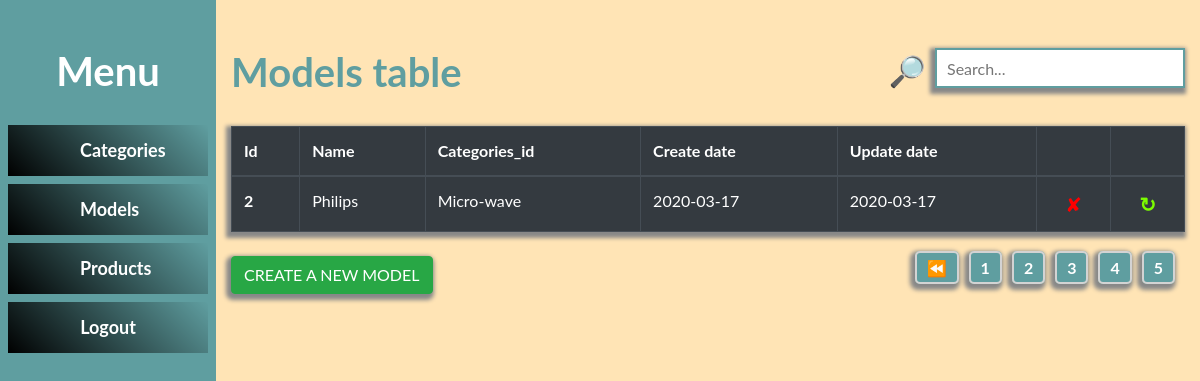
/models_table.php?page=5 (signed in), run on the app's committed database.
### tables this page shows
CREATE TABLE `models` (
  `id` int(11) NOT NULL,
  `categories_id` int(11) DEFAULT NULL,
  `name` varchar(100) NOT NULL,
  `create_date` date DEFAULT NULL,
  `update_date` date DEFAULT NULL
);

CREATE TABLE `categories` (
  `id` int(11) NOT NULL,
  `name` varchar(100) NOT NULL,
  `create_date` date DEFAULT NULL,
  `update_date` date DEFAULT NULL
);

### models_table.php (the view, shortened to what this page needs)
<?php
require_once 'connecting/connect.php';
if (isset($_SESSION['username']) && isset($_SESSION['password'])) {
    $result_per_page = 6;
    $data = $connection->prepare("SELECT models.*, categories.name AS cat_name FROM models
        LEFT JOIN categories ON models.categories_id = categories.id ORDER BY id DESC");
    $data->execute();
    $result = $data->fetchAll(PDO::FETCH_ASSOC);
    $number_of_results = count($result);
    $number_of_pages = ceil($number_of_results / $result_per_page);
    if (!isset($_GET['page'])) {
        $page = 1;
    } else {
        $page = $_GET['page'];
    }
    $this_page_first_result = ($page - 1) * $result_per_page;
    ?>
    <!doctype html>
    <html lang="en">
    <head>
        <link rel="stylesheet" href="https://stackpath.bootstrapcdn.com/bootstrap/4.4.1/css/bootstrap.min.css"
>
        <link rel="stylesheet" href="css/style.css">
    </head>
    <body>
    <div style="display: flex">
        <?php require_once 'leftMenu.php' ?>
        <div class="container mt-5">
            <div class="d-flex justify-content-between">
                <h1>Models table</h1>
                <div>
                    <span class="search_ic">🔎</span>
                    <input type="text" name="search" id="search_text" class="search_inp shadowButton" placeholder="Search...">
                </div>
            </div>
            <table class="mb-4 table table-bordered table-dark" id="table_data">
                <thead>
                <tr>
                    <th scope="col">Id</th>
                    <th scope="col">Name</th>
                    <th scope="col">Categories_id</th>
                    <th scope="col">Create date</th>
                    <th scope="col">Update date</th>
                    <th scope="col"></th>
                    <th scope="col"></th>
                </tr>
                </thead>
                <tbody>
                <?php
                $data = $connection->prepare("SELECT models.*, categories.name AS cat_name FROM models
                    LEFT JOIN categories ON models.categories_id = categories.id ORDER BY id DESC LIMIT $this_page_first_result,$result_per_page ");
                $data->execute();
                $result = $data->fetchAll(PDO::FETCH_ASSOC);
                ?>
                <?php foreach ($result as $x): ?>
                    <tr>
                        <th scope="row"><?= $x['id'] ?></th>
                        <td><?= $x['name'] ?></td>
                        <td><?= $x['cat_name'] ?></td>
                        <td><?= $x['create_date'] ?></td>
                        <td><?= $x['update_date'] ?></td>
                        <td class="delete" id="delete"><a class="deleteF" data-id="<?= $x["id"] ?>">✘</a></td>
                        <td class="update"><a href="updatefieldmodel.php?id=<?= $x['id'] ?>&name=<?= $x['name'] ?>&category_id=<?= $x['categories_id'] ?>">↻</a>
                        </td>
                    </tr>
                <?php endforeach; ?>
                </tbody>
            </table>
            <div class="mainPagi">
                <div>
                    <a style="color: #ffffff" class="shadowButton btn btn-success" href="model_welcome.php">CREATE A NEW
                        MODEL</a>
                </div>
                <div id="pagination_cont">
                    <?php
                    if ($page > 1) {
                        echo '<a class="pagi" href="models_table.php?page=' . ($page - 1) . '">⏪</a>';
                    }
                    for ($i = 1; $i <= $number_of_pages; $i++) {
                        if ($number_of_pages > 1) {
                            echo '<a class="pagi" href="models_table.php?page=' . $i . '">' . $i . '</a>';
                        } else {
                            echo null;
                        }
                    }
                    ?>
                </div>
            </div>
        </div>
    </div>
    </body>
    </html>
    <?php
}else if (isset($_COOKIE["username"]) && isset($_COOKIE['cookie_key'])) {
    $username = $_SESSION['username'];
    $select = $connection->query("SELECT * FROM `users` WHERE `login`= '$username'");
    $sql = $select->fetchAll(PDO::FETCH_ASSOC);
    if ($_COOKIE['username'] == $sql[0]['login'] && $_COOKIE['cookie_key'] == $sql[0]['cookie_key']){
        echo "Session Start";
    }else {
        header("Location:login.php");
    }
} else {
    header("Location:login.php");
}

### css/style.css (style rules this page uses)
body { margin: 0; font-family: "Lato", sans-serif; background-color: moccasin; }
h1 { color: cadetblue; font-weight: bold; margin-bottom: 30px; }
.delete { font-size: 20px; margin: 0; padding: 0; text-align: center; cursor: pointer; }
.update { font-size: 20px; margin: 0; padding: 0; text-align: center; cursor: pointer; font-weight: bold; }
.delete a { color: red; text-decoration: none; }
.update { color: lawngreen; text-decoration: none; }
.update a { color: lawngreen; text-decoration: none; }
table, .shadowButton { box-shadow: -2px 3px 4px 3px #888888; }
.mainPagi { display: flex; justify-content: space-between; }
.pagi { padding: 5px 10px; margin-right: 10px; background: cadetblue; color: #ffffff; font-weight: bold; border: 2px solid lightgray; border-radius: 5px; box-shadow: -2px 3px 4px 3px #888888; }
.search_ic { font-size: 30px; font-weight: bold; padding-right: 5px; vertical-align: middle; color: cadetblue; }
.search_inp { height: 40px; width: 250px; border: 2px solid cadetblue; padding-left: 10px }

### data on the page
models: id "2", name "Philips", categories.name "Micro-wave", create_date "2020-03-17", update_date "2020-03-17"
